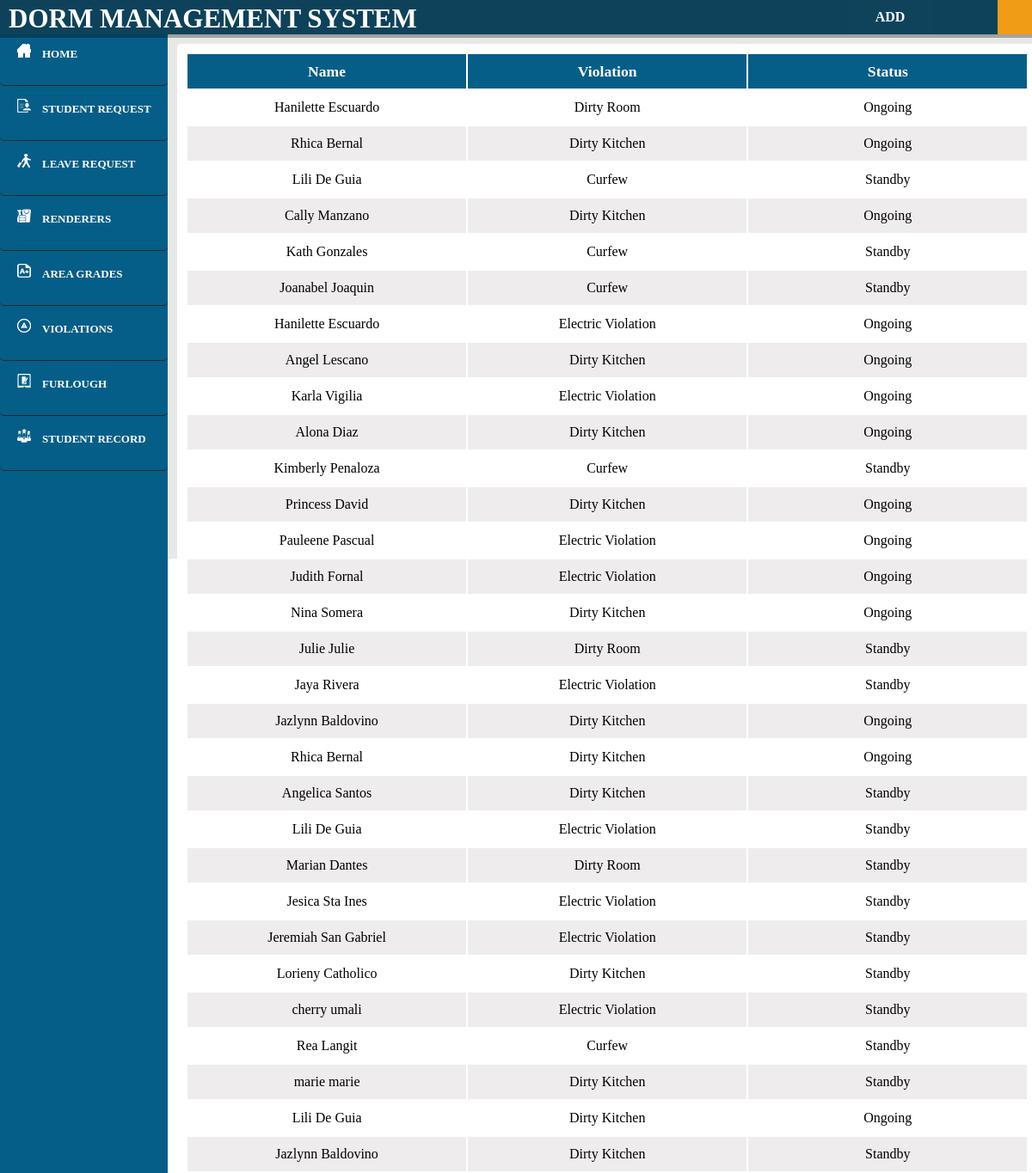
The page /manager/user_violationRecord.php (signed in) on the database its author committed.
### tables this page shows
CREATE TABLE `violations` (
  `ID` int(11) NOT NULL,
  `student_id` varchar(20) NOT NULL,
  `name` varchar(20) NOT NULL,
  `violation` varchar(100) NOT NULL,
  `status` varchar(20) NOT NULL DEFAULT 'Standby',
  `room_number` varchar(20) NOT NULL
);

### manager/user_violationRecord.php (the view, shortened to what this page needs)
<html>
<head>
		<link rel="stylesheet" type="text/css" href="../css/Blog.css">
		<link rel="stylesheet" type="text/css" href="../css/user.css">
		<link rel="stylesheet" type="text/css" href="../css/modal.css">
		<header>
			<header>
		<?php
				include 'connect.php';
				$user=$_SESSION['login_user'];
				$qry="select * from user where Username='$user';";
				$result=mysqli_query($con,$qry);
				while($rows=mysqli_fetch_array($result))
				{
					$name = $rows['Username'];
				}
		?>
			<font face="Century Gothic">
			<div id="nav">
					<nav>
					<ul>
						<li id="titlename">DORM MANAGEMENT SYSTEM</li>
						<li id="login"><a href=""><?php echo $name?></a>
						</li>
					</ul>
					<BUTTON id="btnadd" TYPE="BUTTON" onclick="btn1()"><font color="#ffffff" size="3"><b>ADD</font></BUTTON>
				</nav>
			</div></font>
		</header>
	</head>
	<body>
<article><br><br>
	<b><a href="user_home.php"><div id="leftnav"><img src="../images/home1.png">&emsp;<font color="#ffffff">HOME</a></font></div>
	<?php
			include 'connect.php';
			$sql = "SELECT * FROM student WHERE request='Pending' AND seen = 0";
			$result = mysqli_query($con, $sql);
			if($result) {
				if(mysqli_num_rows($result) > 0) {
					echo "<div id=\"leftnav\"><a href=\"user_studentRequest.php\"><img src=\"../images/studentreq.png\">&emsp;<font color=\"#ffffff\">STUDENT REQUEST<img src='../images/notif.png'/></a></font></div>";
				} else {
					echo "<div id=\"leftnav\"><a href=\"user_studentRequest.php\"><img src=\"../images/studentreq.png\">&emsp;<font color=\"#ffffff\">STUDENT REQUEST</a></font></div>";
				}
			}
		?>
		<?php
			$sql = "SELECT * FROM lcard WHERE  status='Pending' AND seen = 0";
			$result = mysqli_query($con, $sql);
			if($result) {
				if(mysqli_num_rows($result) > 0) {
					echo "<div id=\"leftnav\"><a href=\"user_lcard.php\"><img src=\"../images/leavereq.png\">&emsp;<font color=\"#ffffff\">LEAVE REQUEST<img src='../images/notif.png'/></a></font></div>";
				} else {
					echo "<div id=\"leftnav\"><a href=\"user_lcard.php\"><img src=\"../images/leavereq.png\">&emsp;<font color=\"#ffffff\">LEAVE REQUEST</a></font></div>";
				}
			}
		?>
		<div id="leftnav"><a href="user_studentRender.php"><img src="../images/render.png">&emsp;<font color="#ffffff">RENDERERS</a></font></div>
		<div id="leftnav"><a href="user_areaRecord.php"><img src="../images/grades.png">&emsp;<font color="#ffffff">AREA GRADES</a></font></div>
		<div id="leftnav"><a href="user_violationRecord.php"><img src="../images/violation.png">&emsp;<font color="#ffffff">VIOLATIONS </a></font><br></div>
		<div id="leftnav"><a href="user_furlough.php"><img src="../images/furlough.png">&emsp;<font color="#ffffff">FURLOUGH</a></font><br></div>
		<div id="leftnav"><a href="user_studentRecord.php"><img src="../images/student.png">&emsp;<font color="#ffffff">STUDENT RECORD </a></font><br></div>
	</b>
	</article>
	<aside>
	<div id="right">
		<table class="alternate">
	<tr>
	<th>Name</th>
	<th>Violation</th>
	<th>Status</th>
		<?php
			function display1()
			{
		    include 'connect.php';
				$qry="select * from violations where status='Ongoing' or status='Standby'";
				$str="";
				$result=mysqli_query($con,$qry);
				while($rows=mysqli_fetch_array($result))
				{
					$str = $str.	"<tr>
					<td>".$rows['name']."</td>
					<td>".$rows['violation']."</td>
					<td>".$rows['status']."</td>
				</tr>"
					;
				}
		 echo $str;
			}
			display1();
		?>
		</table>
</div>
</aside>
	</body>
</html>

### css/Blog.css (style rules this page uses)
a { color: #00a2ff; text-decoration: none; }
body { overflow-x: hidden; margin: 0px; font-family: Century Gothic; }
::placeholder { color: rgba(255,255,255,.5); }
nav { text-align: center; background-color: #0e425a; position: relative; padding: 0px 60px 0px 754px; width: 100%; position: fixed; z-index: 2; box-shadow: 0px 0px 0px 4px rgba(0,0,0,.3); font-weight: bold; }
nav ul { list-style: none; margin: 0; padding: 0; }
nav > ul > li { float: left; }
nav ul li a { display: inline-block; color: #ffffff; padding: 10px 20px; text-decoration: none; width: 160px; }

### css/user.css (style rules this page uses)
* { font-color: #fff; }
article { padding: 0 auto; background-color: #055e88; float: left; height: 100%; width: 195px; position: fixed; }
aside { background-color: #e8e8e6; padding: 3% 2% 2% 3%; height: 604px; height: 100%; }
#right { background-color: #ffffff; height: 0 auto%; margin-top: 15px; padding: 10px; width: 86%; margin-left: 170px; }
#leftnav { background-color: #055e88; height: 38px; width: 170px; margin: 0px; font-size: 13px; padding: 15px 5px 10px 20px; border-bottom: solid 1px #232729; }
#btnadd { background-color: #055e88; height: 40px; width: 300px; margin: 0px; margin-left: -130px; margin-top: -5px; }
nav { text-align: center; background-color: #0e425a; position: relative; padding: 0px 60px 0px 1160px; width: 100%; height: 40px; position: fixed; z-index: 2; box-shadow: 0px 0px 0px 4px rgba(0,0,0,.3); font-weight: bold; }
nav ul { list-style: none; margin: 0; padding: 0; }
nav > ul > li { float: left; }
nav ul li { background-color: #f09c16; color: #ffffff; list-style: none; }
nav ul li a { background-color: #f09c16; color: #fff; }
nav ul li a { display: inline-block; color: #fff; padding: 10px 10px; text-decoration: none; width: 170px; }
body { font-family: century gothic; }
#login { background-color: #f09c16; font-color: #000; margin-top: -40px; height: 40px; }
div { border-radius: 5px; background-color: #f2f2f2; }
table { width: 100%; }
th { font-size: 110%; background-color: #055e88; color: #ffffff; }
.alternate tr:nth-child(2n) { background-color: #ffffff; }
button { background: none; border: none; }
body { height: 590px }
#right { height: 100% }
#titlename { color: #fff; font-weight: bold; font-size: 31px; font-family: Space Age; padding-top: 4px; margin-left: -1150px; background-color: #0e425a; }
#leftnav { font-size: 13px }

### css/modal.css (style rules this page uses)
* { font-family: Century Gothic; }
#login { padding-top: 40px; }
table { padding-top: 0px; }

### manager/user_violationRecord.php (style rules this page uses)
* { color: #ffffff; }
#titlename { color: #fff; font-weight: bold; font-size: 31px; font-family: Space Age; padding-top: 4px; margin-left: -1150px; background-color: #0e425a; }
#btnadd { position: absolute; margin-left: -870px; margin-top: 0; width:100px; cursor: pointer; background-color: #0f435b }

### rows shown on the page
violations: name "Hanilette Escuardo", violation "Dirty Room", status "Ongoing"
violations: name "Rhica Bernal", violation "Dirty Kitchen", status "Ongoing"
violations: name "Lili De Guia", violation "Curfew", status "Standby"
violations: name "Cally Manzano", violation "Dirty Kitchen", status "Ongoing"
violations: name "Kath Gonzales", violation "Curfew", status "Standby"
violations: name "Joanabel Joaquin", violation "Curfew", status "Standby"
violations: name "Hanilette Escuardo", violation "Electric Violation", status "Ongoing"
violations: name "Angel Lescano", violation "Dirty Kitchen", status "Ongoing"
violations: name "Karla Vigilia", violation "Electric Violation", status "Ongoing"
violations: name "Alona Diaz", violation "Dirty Kitchen", status "Ongoing"
violations: name "Kimberly Penaloza", violation "Curfew", status "Standby"
violations: name "Princess David", violation "Dirty Kitchen", status "Ongoing"
violations: name "Pauleene Pascual", violation "Electric Violation", status "Ongoing"
violations: name "Judith Fornal", violation "Electric Violation", status "Ongoing"
violations: name "Nina Somera", violation "Dirty Kitchen", status "Ongoing"
violations: name "Julie Julie", violation "Dirty Room", status "Standby"
violations: name "Jaya Rivera", violation "Electric Violation", status "Standby"
violations: name "Jazlynn Baldovino", violation "Dirty Kitchen", status "Ongoing"
violations: name "Rhica Bernal", violation "Dirty Kitchen", status "Ongoing"
violations: name "Angelica Santos", violation "Dirty Kitchen", status "Standby"
violations: name "Lili De Guia", violation "Electric Violation", status "Standby"
violations: name "Marian Dantes", violation "Dirty Room", status "Standby"
violations: name "Jesica Sta Ines", violation "Electric Violation", status "Standby"
violations: name "Jeremiah San Gabriel", violation "Electric Violation", status "Standby"
violations: name "Lorieny Catholico", violation "Dirty Kitchen", status "Standby"
violations: name "cherry umali", violation "Electric Violation", status "Standby"
violations: name "Rea Langit", violation "Curfew", status "Standby"
violations: name "marie marie", violation "Dirty Kitchen", status "Standby"
violations: name "Lili De Guia", violation "Dirty Kitchen", status "Ongoing"
violations: name "Jazlynn Baldovino", violation "Dirty Kitchen", status "Standby"
